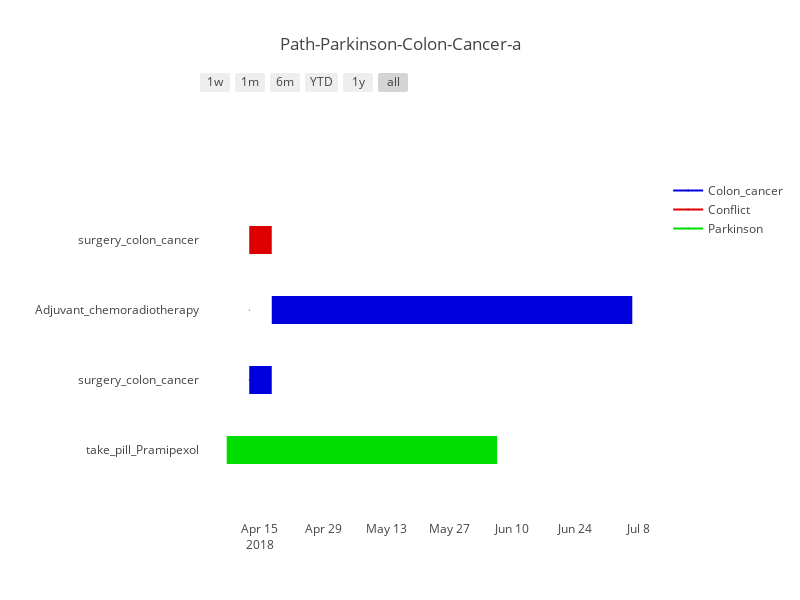

Notebook cell for this chart:
### Markdown cell above
### alert detection

### Code cell
!eye --nope data/data-colon-cancer-t3-a.ttl data/t3.ttl parkinson/gps-desc.n3 parkinson/score-calculation.n3  colon-cancer/gps-desc.n3 colon-cancer/gps-knowledge.n3 path/aggreagatedPath-t3-a.n3 knowledge/knowledge.n3 engine/gps-plugin-validation.n3 --query  engine/gps-alert-detection.csvq --strings >path/detected-conflict-t3-a.csv
conflict_action_a = pd.read_csv('path/detected-conflict-t3-a.csv', sep=',', encoding = 'utf-8')

df_path_a = pd.read_csv('path/aggreagatedPath-plot-t3-a.csv', sep=',', encoding = 'utf-8')
df_a = [dict(Task=df_path_a.action_name[0], Start=df_path_a.start_time[0], Finish=df_path_a.end_time[0], Resource=df_path_a.map_name[0])]
i=1
while i < len(df_path_a):
    df_a.append( dict(Task=df_path_a.action_name[i], Start=df_path_a.start_time[i], Finish=df_path_a.end_time[i], Resource=df_path_a.map_name[i]) )
    i+=1
df_a.append( dict(Task=conflict_action_a.action_name[0], Start=conflict_action_a.start_time[0], Finish=conflict_action_a.end_time[0], Resource=conflict_action_a.map_name[0]) )


colors = dict(Conflict = 'rgb(220, 0, 0)',
              Colon_cancer = 'rgb(0, 0, 220)',
              Parkinson = 'rgb(0, 220, 0)')
fig_a_alert = ff.create_gantt(df_a, colors=colors, index_col='Resource', show_colorbar=True,  title='Path-Parkinson-Colon-Cancer-a')
fig_a_alert['layout'].update(autosize=False, width=800, height=600, margin=dict(l=200))
iplot(fig_a_alert, show_link=False)

### Figure 1 — Plotly figure (JSON) as saved in the notebook; plotly's stock layout.template omitted (floating-point values rounded to 4 significant figures)
{"data": [{"marker": {"color": "white"}, "name": "", "x": ["2018-04-07T14:52:21.0Z", "2018-06-06T14:52:21.0Z"], "y": [0, 0]}, {"marker": {"color": "white"}, "name": "", "x": ["2018-04-12T14:50:33Z", "2018-04-17T14:50:33.0Z"], "y": [1, 1]}, {"marker": {"color": "white"}, "name": "", "x": ["2018-04-17T14:50:33.0Z", "2018-07-06T14:50:33.0Z"], "y": [2, 2]}, {"marker": {"color": "white"}, "name": "", "x": ["2018-04-12T14:50:33Z", "2018-04-17T14:50:33.0Z"], "y": [3, 3]}, {"hoverinfo": "none", "marker": {"color": "rgb(0, 0, 220)", "size": 1}, "name": "Colon_cancer", "showlegend": true, "x": ["2018-04-12T14:50:33Z", "2018-04-12T14:50:33Z"], "y": [0, 0]}, {"hoverinfo": "none", "marker": {"color": "rgb(220, 0, 0)", "size": 1}, "name": "Conflict", "showlegend": true, "x": ["2018-04-12T14:50:33Z", "2018-04-12T14:50:33Z"], "y": [1, 1]}, {"hoverinfo": "none", "marker": {"color": "rgb(0, 220, 0)", "size": 1}, "name": "Parkinson", "showlegend": true, "x": ["2018-04-12T14:50:33Z", "2018-04-12T14:50:33Z"], "y": [2, 2]}], "layout": {"autosize": false, "height": 600, "hovermode": "closest", "margin": {"l": 200}, "shapes": [{"fillcolor": "rgb(0, 220, 0)", "line": {"width": 0}, "opacity": 1, "type": "rect", "x0": "2018-04-07T14:52:21.0Z", "x1": "2018-06-06T14:52:21.0Z", "xref": "x", "y0": -0.2, "y1": 0.2, "yref": "y"}, {"fillcolor": "rgb(0, 0, 220)", "line": {"width": 0}, "opacity": 1, "type": "rect", "x0": "2018-04-12T14:50:33Z", "x1": "2018-04-17T14:50:33.0Z", "xref": "x", "y0": 0.8, "y1": 1.2, "yref": "y"}, {"fillcolor": "rgb(0, 0, 220)", "line": {"width": 0}, "opacity": 1, "type": "rect", "x0": "2018-04-17T14:50:33.0Z", "x1": "2018-07-06T14:50:33.0Z", "xref": "x", "y0": 1.8, "y1": 2.2, "yref": "y"}, {"fillcolor": "rgb(220, 0, 0)", "line": {"width": 0}, "opacity": 1, "type": "rect", "x0": "2018-04-12T14:50:33Z", "x1": "2018-04-17T14:50:33.0Z", "xref": "x", "y0": 2.8, "y1": 3.2, "yref": "y"}], "showlegend": true, "title": "Path-Parkinson-Colon-Cancer-a", "width": 800, "xaxis": {"rangeselector": {"buttons": [{"count": 7, "label": "1w", "step": "day", "stepmode": "backward"}, {"count": 1, "label": "1m", "step": "month", "stepmode": "backward"}, {"count": 6, "label": "6m", "step": "month", "stepmode": "backward"}, {"count": 1, "label": "YTD", "step": "year", "stepmode": "todate"}, {"count": 1, "label": "1y", "step": "year", "stepmode": "backward"}, {"step": "all"}]}, "showgrid": false, "type": "date", "zeroline": false}, "yaxis": {"autorange": false, "range": [-1, 5], "showgrid": false, "ticktext": ["take_pill_Pramipexol", "surgery_colon_cancer", "Adjuvant_chemoradiotherapy", "surgery_colon_cancer"], "tickvals": [0, 1, 2, 3], "zeroline": false}}}
